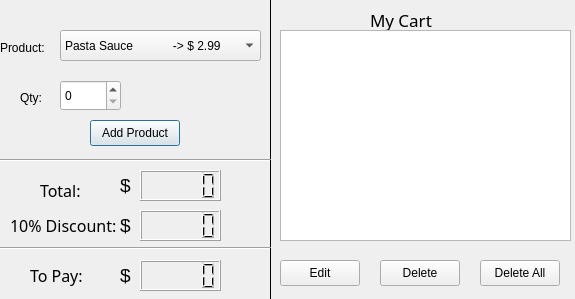
<?xml version="1.0" encoding="UTF-8"?>
<ui version="4.0">
 <class>Dialog</class>
 <widget class="QDialog" name="Dialog">
  <property name="geometry">
   <rect>
    <x>0</x>
    <y>0</y>
    <width>575</width>
    <height>299</height>
   </rect>
  </property>
  <property name="windowTitle">
   <string>Dialog</string>
  </property>
  <widget class="QListWidget" name="cart">
   <property name="geometry">
    <rect>
     <x>280</x>
     <y>30</y>
     <width>291</width>
     <height>211</height>
    </rect>
   </property>
  </widget>
  <widget class="QLabel" name="label">
   <property name="geometry">
    <rect>
     <x>0</x>
     <y>40</y>
     <width>57</width>
     <height>15</height>
    </rect>
   </property>
   <property name="text">
    <string>Product: </string>
   </property>
  </widget>
  <widget class="Line" name="line">
   <property name="geometry">
    <rect>
     <x>260</x>
     <y>0</y>
     <width>20</width>
     <height>301</height>
    </rect>
   </property>
   <property name="frameShadow">
    <enum>QFrame::Plain</enum>
   </property>
   <property name="orientation">
    <enum>Qt::Vertical</enum>
   </property>
  </widget>
  <widget class="QLabel" name="label_2">
   <property name="geometry">
    <rect>
     <x>370</x>
     <y>10</y>
     <width>80</width>
     <height>20</height>
    </rect>
   </property>
   <property name="font">
    <font>
     <family>padmaa-Bold.1.1</family>
     <pointsize>13</pointsize>
    </font>
   </property>
   <property name="text">
    <string>My Cart</string>
   </property>
  </widget>
  <widget class="QComboBox" name="CB">
   <property name="geometry">
    <rect>
     <x>60</x>
     <y>30</y>
     <width>201</width>
     <height>31</height>
    </rect>
   </property>
   <item>
    <property name="text">
     <string>Pasta Sauce            -&gt; $ 2.99</string>
    </property>
   </item>
   <item>
    <property name="text">
     <string>2 x Oranges            -&gt; $ 0.49 </string>
    </property>
   </item>
   <item>
    <property name="text">
     <string>Lays Chips (Spicy)  -&gt; $ 0.49</string>
    </property>
   </item>
   <item>
    <property name="text">
     <string>Coconut Biscuits     -&gt; $ 0.99 </string>
    </property>
   </item>
  </widget>
  <widget class="QLabel" name="label_3">
   <property name="geometry">
    <rect>
     <x>20</x>
     <y>90</y>
     <width>30</width>
     <height>15</height>
    </rect>
   </property>
   <property name="text">
    <string>Qty: </string>
   </property>
  </widget>
  <widget class="QSpinBox" name="SB">
   <property name="geometry">
    <rect>
     <x>60</x>
     <y>80</y>
     <width>61</width>
     <height>31</height>
    </rect>
   </property>
  </widget>
  <widget class="QPushButton" name="add_product">
   <property name="geometry">
    <rect>
     <x>90</x>
     <y>120</y>
     <width>90</width>
     <height>26</height>
    </rect>
   </property>
   <property name="text">
    <string>Add Product</string>
   </property>
  </widget>
  <widget class="QLabel" name="label_4">
   <property name="geometry">
    <rect>
     <x>40</x>
     <y>180</y>
     <width>61</width>
     <height>21</height>
    </rect>
   </property>
   <property name="font">
    <font>
     <family>Ubuntu Mono</family>
     <pointsize>12</pointsize>
    </font>
   </property>
   <property name="text">
    <string>Total: </string>
   </property>
  </widget>
  <widget class="QLCDNumber" name="LCD_total">
   <property name="geometry">
    <rect>
     <x>140</x>
     <y>170</y>
     <width>81</width>
     <height>31</height>
    </rect>
   </property>
  </widget>
  <widget class="QLabel" name="label_5">
   <property name="geometry">
    <rect>
     <x>120</x>
     <y>170</y>
     <width>16</width>
     <height>31</height>
    </rect>
   </property>
   <property name="font">
    <font>
     <pointsize>14</pointsize>
    </font>
   </property>
   <property name="text">
    <string>$</string>
   </property>
  </widget>
  <widget class="Line" name="line_2">
   <property name="geometry">
    <rect>
     <x>0</x>
     <y>150</y>
     <width>271</width>
     <height>20</height>
    </rect>
   </property>
   <property name="frameShadow">
    <enum>QFrame::Sunken</enum>
   </property>
   <property name="orientation">
    <enum>Qt::Horizontal</enum>
   </property>
  </widget>
  <widget class="QLabel" name="label_6">
   <property name="geometry">
    <rect>
     <x>10</x>
     <y>210</y>
     <width>111</width>
     <height>31</height>
    </rect>
   </property>
   <property name="font">
    <font>
     <family>Ubuntu Mono</family>
     <pointsize>12</pointsize>
    </font>
   </property>
   <property name="text">
    <string>10% Discount: </string>
   </property>
  </widget>
  <widget class="QLabel" name="label_7">
   <property name="geometry">
    <rect>
     <x>120</x>
     <y>210</y>
     <width>16</width>
     <height>31</height>
    </rect>
   </property>
   <property name="font">
    <font>
     <pointsize>14</pointsize>
    </font>
   </property>
   <property name="text">
    <string>$</string>
   </property>
  </widget>
  <widget class="QLCDNumber" name="LCD_discount">
   <property name="geometry">
    <rect>
     <x>140</x>
     <y>210</y>
     <width>81</width>
     <height>31</height>
    </rect>
   </property>
  </widget>
  <widget class="QLabel" name="label_8">
   <property name="geometry">
    <rect>
     <x>30</x>
     <y>260</y>
     <width>60</width>
     <height>31</height>
    </rect>
   </property>
   <property name="font">
    <font>
     <family>Ubuntu Mono</family>
     <pointsize>12</pointsize>
    </font>
   </property>
   <property name="text">
    <string>To Pay:</string>
   </property>
  </widget>
  <widget class="QLabel" name="label_9">
   <property name="geometry">
    <rect>
     <x>120</x>
     <y>260</y>
     <width>16</width>
     <height>31</height>
    </rect>
   </property>
   <property name="font">
    <font>
     <pointsize>14</pointsize>
    </font>
   </property>
   <property name="text">
    <string>$</string>
   </property>
  </widget>
  <widget class="QLCDNumber" name="LCD_to_pay">
   <property name="geometry">
    <rect>
     <x>140</x>
     <y>260</y>
     <width>81</width>
     <height>31</height>
    </rect>
   </property>
  </widget>
  <widget class="Line" name="line_3">
   <property name="geometry">
    <rect>
     <x>0</x>
     <y>240</y>
     <width>271</width>
     <height>16</height>
    </rect>
   </property>
   <property name="font">
    <font>
     <weight>50</weight>
     <bold>false</bold>
    </font>
   </property>
   <property name="autoFillBackground">
    <bool>false</bool>
   </property>
   <property name="orientation">
    <enum>Qt::Horizontal</enum>
   </property>
  </widget>
  <widget class="QPushButton" name="edit">
   <property name="geometry">
    <rect>
     <x>280</x>
     <y>260</y>
     <width>80</width>
     <height>26</height>
    </rect>
   </property>
   <property name="text">
    <string>Edit</string>
   </property>
  </widget>
  <widget class="QPushButton" name="Del_all">
   <property name="geometry">
    <rect>
     <x>480</x>
     <y>260</y>
     <width>80</width>
     <height>26</height>
    </rect>
   </property>
   <property name="text">
    <string>Delete All</string>
   </property>
  </widget>
  <widget class="QPushButton" name="Del">
   <property name="geometry">
    <rect>
     <x>380</x>
     <y>260</y>
     <width>80</width>
     <height>26</height>
    </rect>
   </property>
   <property name="text">
    <string>Delete</string>
   </property>
  </widget>
 </widget>
 <resources/>
 <connections/>
</ui>
